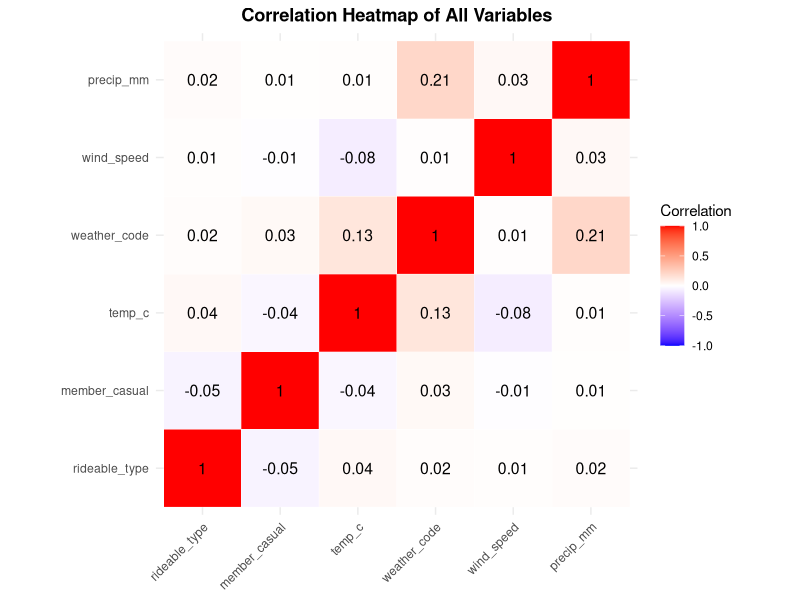
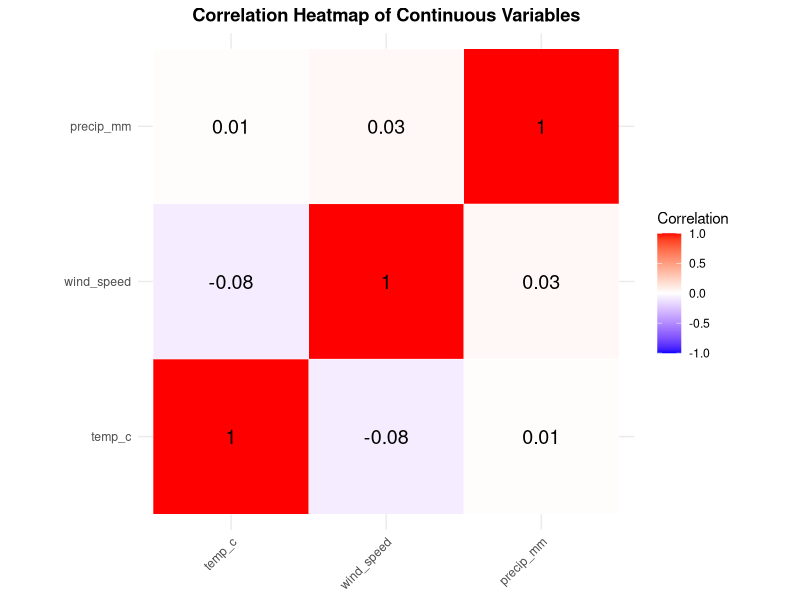
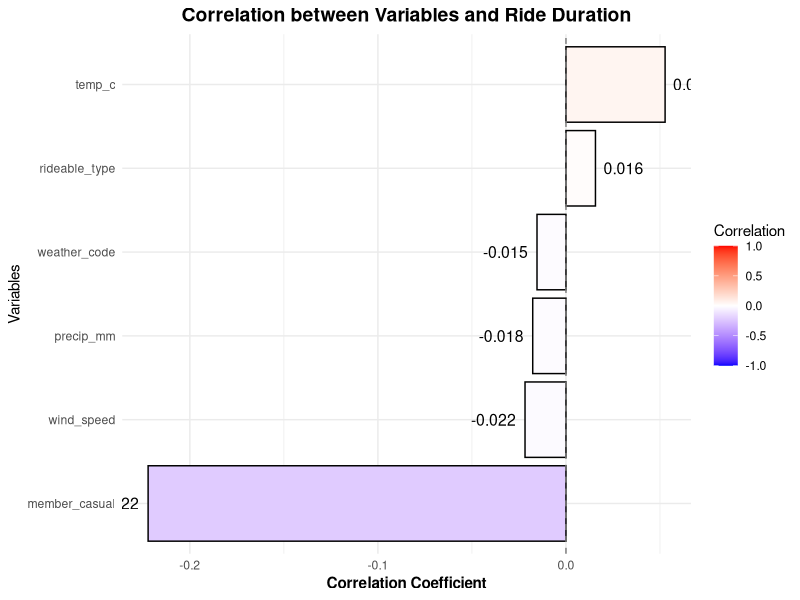
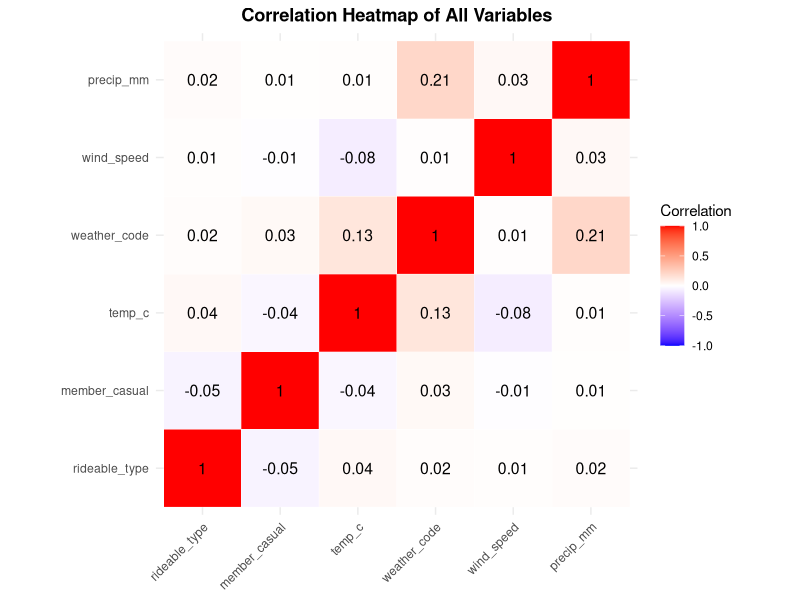
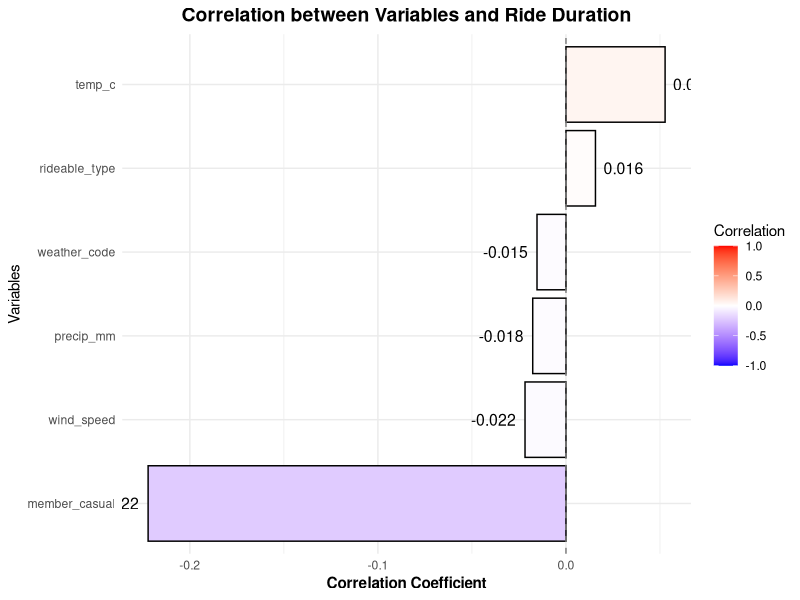

Here is the R script that generated these plots, in order:
## ---- chunk 1
library(tidyverse)
library(dplyr)
library(ggplot2)
library(reshape2)
## ---- chunk 2
merged_data = read_csv("./data/merged_data_clean.csv")
names(merged_data)
## ---- chunk 3
selected_vars = 
  merged_data |>
  select(rideable_type, member_casual, temp_c, weather_code, wind_speed, precip_mm)

# Recode factors
data_encoded = 
  selected_vars |>
  mutate(
    rideable_type_num = as.numeric(factor(rideable_type)),
    member_casual_num = as.numeric(factor(member_casual)),
    weather_code_num = as.numeric(factor(weather_code))
  ) |>
  select(rideable_type_num, member_casual_num, temp_c, 
         weather_code_num, wind_speed, precip_mm)

cor_matrix = cor(data_encoded, use = "complete.obs")

# Rename column
colnames(cor_matrix) = c("rideable_type", "member_casual", "temp_c", 
                          "weather_code", "wind_speed", "precip_mm")
rownames(cor_matrix) = c("rideable_type", "member_casual", "temp_c", 
                          "weather_code", "wind_speed", "precip_mm")

cor_melted = melt(cor_matrix)

# Draw plots for all variables
htmap_all = 
  cor_melted |>
  ggplot(aes(x = Var1, y = Var2, fill = value)) +
  geom_tile(color = "white") +
  geom_text(aes(label = round(value, 2)), color = "black", size = 4) +
  scale_fill_gradient2(low = "blue", high = "red", mid = "white", 
                       midpoint = 0, limit = c(-1, 1),
                       name = "Correlation") +
  theme_minimal() +
  theme(axis.text.x = element_text(angle = 45, hjust = 1, vjust = 1),
        axis.title = element_blank(),
        plot.title = element_text(hjust = 0.5, face = "bold")) +
  labs(title = "Correlation Heatmap of All Variables") +
  coord_fixed()

htmap_all
## ---- chunk 4
# Export plot
ggsave(
  filename = "./results/correlation_heatmap_all_variables.png",
  plot = htmap_all,
  width = 10,
  height = 6,
  dpi = 300
)
## ---- chunk 5
# Draw plot for continuous variables
continuous_vars =
  selected_vars |>
  select(temp_c, wind_speed, precip_mm)

cor_continuous = cor(continuous_vars, use = "complete.obs")
cor_continuous_melted = melt(cor_continuous)

htmap_con = 
  cor_continuous_melted |>
  ggplot( aes(x = Var1, y = Var2, fill = value)) +
  geom_tile(color = "white") +
  geom_text(aes(label = round(value, 2)), color = "black", size = 5) +
  scale_fill_gradient2(low = "blue", high = "red", mid = "white", 
                       midpoint = 0, limit = c(-1, 1),
                       name = "Correlation") +
  theme_minimal() +
  theme(axis.text.x = element_text(angle = 45, hjust = 1),
        axis.title = element_blank(),
        plot.title = element_text(hjust = 0.5, face = "bold")) +
  labs(title = "Correlation Heatmap of Continuous Variables") +
  coord_fixed()

htmap_con
## ---- chunk 6
data_with_y = 
  merged_data |>
  select(rideable_type, member_casual, temp_c, weather_code, 
         wind_speed, precip_mm, duration) |>
  mutate(
    rideable_type_num = as.numeric(factor(rideable_type)),
    member_casual_num = as.numeric(factor(member_casual)),
    weather_code_num = as.numeric(factor(weather_code))
  )

# Calculate correlation between x and y
x_vars = data_with_y |>
  select(rideable_type_num, member_casual_num, temp_c, 
         weather_code_num, wind_speed, precip_mm)

y_var = data_with_y$duration


cor_with_y = cor(x_vars, y_var, use = "complete.obs")

cor_df = data.frame(
  variable = c("rideable_type", "member_casual", "temp_c", 
               "weather_code", "wind_speed", "precip_mm"),
  correlation = as.vector(cor_with_y)
) |>
  arrange(desc(abs(correlation)))

cor_df

# Draw plot
cor_plot = 
  cor_df |>
  ggplot(aes(x = reorder(variable, correlation), y = correlation, 
             fill = correlation)) +
  geom_col(color = "black") +
  geom_text(aes(label = round(correlation, 3)), 
            hjust = ifelse(cor_df$correlation > 0, -0.2, 1.2),
            size = 4) +
  scale_fill_gradient2(low = "blue", high = "red", mid = "white", 
                       midpoint = 0, limit = c(-1, 1),
                       name = "Correlation") +
  coord_flip() +
  theme_minimal() +
  theme(
    plot.title = element_text(hjust = 0.5, face = "bold", size = 14),
    axis.title.x = element_text(face = "bold"),
    legend.position = "right"
  ) +
  labs(
    title = "Correlation between Variables and Ride Duration",
    x = "Variables",
    y = "Correlation Coefficient"
  ) +
  geom_hline(yintercept = 0, linetype = "dashed", color = "gray50")

cor_plot
## ---- chunk 7
# Export plot
ggsave(
  filename = "./results/correlation_y.png",
  plot = cor_plot,
  width = 10,
  height = 6,
  dpi = 300
)
